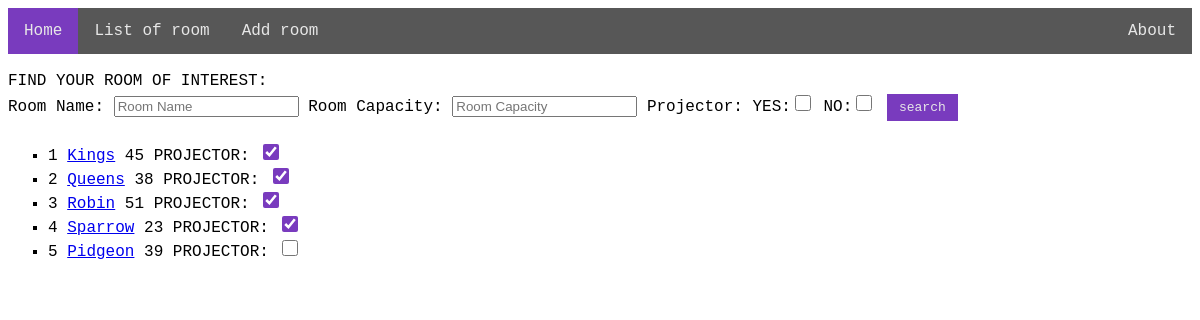
The app's page /, older data.
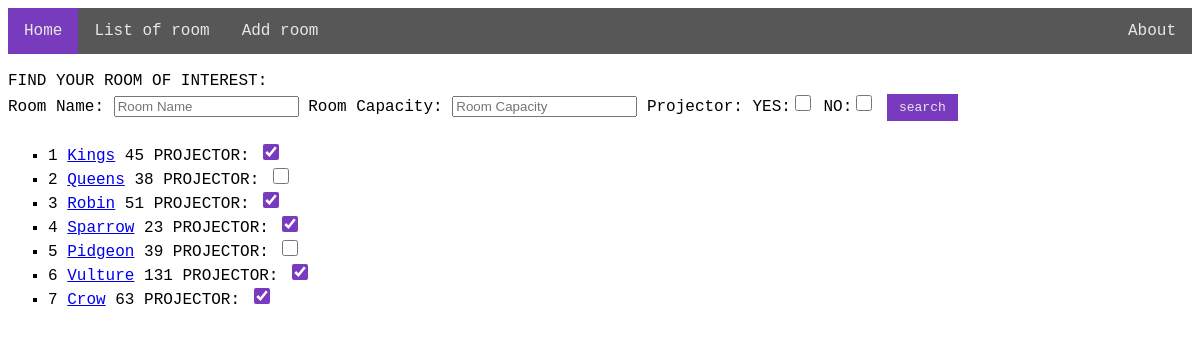
The same page, newer data.
### RoomManager/models.py (models this page shows)
class Room(models.Model):
    room_name = models.CharField(max_length=255, unique=True)
    room_capacity = models.IntegerField()
    projector = models.BooleanField(default=False)

### RoomManager/views.py (the view)
# urls.py: path('', views.MainView.as_view(), name='main'),
class MainView(View):
    def get(self, request):
        searched_room_name = request.GET.get('room_name', '')
        searched_room_capacity = request.GET.get('room_capacity')
        searched_projector_YES = request.GET.get('checkbox')
        searched_projector_NO = request.GET.get('checkbox2')
        rooms_lst = Room.objects.all()
        rooms_lst = rooms_lst.filter(room_name__icontains=searched_room_name)
        if searched_room_capacity:
            rooms_lst = rooms_lst.filter(room_capacity__gte=searched_room_capacity)
        if searched_projector_YES:
            rooms_lst = rooms_lst.filter(projector=searched_projector_YES)
        if searched_projector_NO:
            rooms_lst = rooms_lst.filter(projector=searched_projector_NO)
        if len(rooms_lst) == 0:
            ero = 'NO ROOMS FOUND'
            return render(request, 'main.html', {'rooms': rooms_lst, "ero": ero})
        return render(request, 'main.html', {'rooms': rooms_lst})

### templates/main.html (shortened to what this page needs)
{% extends 'home.html' %}
{% block content %}
    {% load static %}
    <link rel="stylesheet" type="text/css" href="{% static 'css/main.css' %}">
    <form method="get">
    <br>
    FIND YOUR ROOM OF INTEREST:
    <br>
    Room Name:
    <input type="text" name="room_name" placeholder="Room Name">
    Room Capacity:
    <input type="number" name="room_capacity" placeholder="Room Capacity">
    Projector:
    YES:<input class="chk" name="checkbox" type="checkbox" value="True">
    NO:<input class="chk" name="checkbox2" type="checkbox" value="False">
    <input class="bnt" type="submit" value="search">
    <ul>
        {% for room in rooms %}
            <li>{{ forloop.counter }} <a
                    href="{% url "RoomDetails" id=room.id %}">{{ room.room_name }}</a> {{ room.room_capacity }}
                {% if room.projector %}
                    PROJECTOR: <input class="chk" type="checkbox" value="true" checked>
                {% else %}
                    PROJECTOR: <input class="chk" type="checkbox" value="true">
                {% endif %}
            </li>
        {% endfor %}
    </ul>
{% endblock %}

Row changes from the older to the newer data that the page shows:
changed Room "Queens": value "☑" → "☐"
added Room: room_name "Vulture", room_capacity "131"
added Room: room_name "Crow", room_capacity "63"
